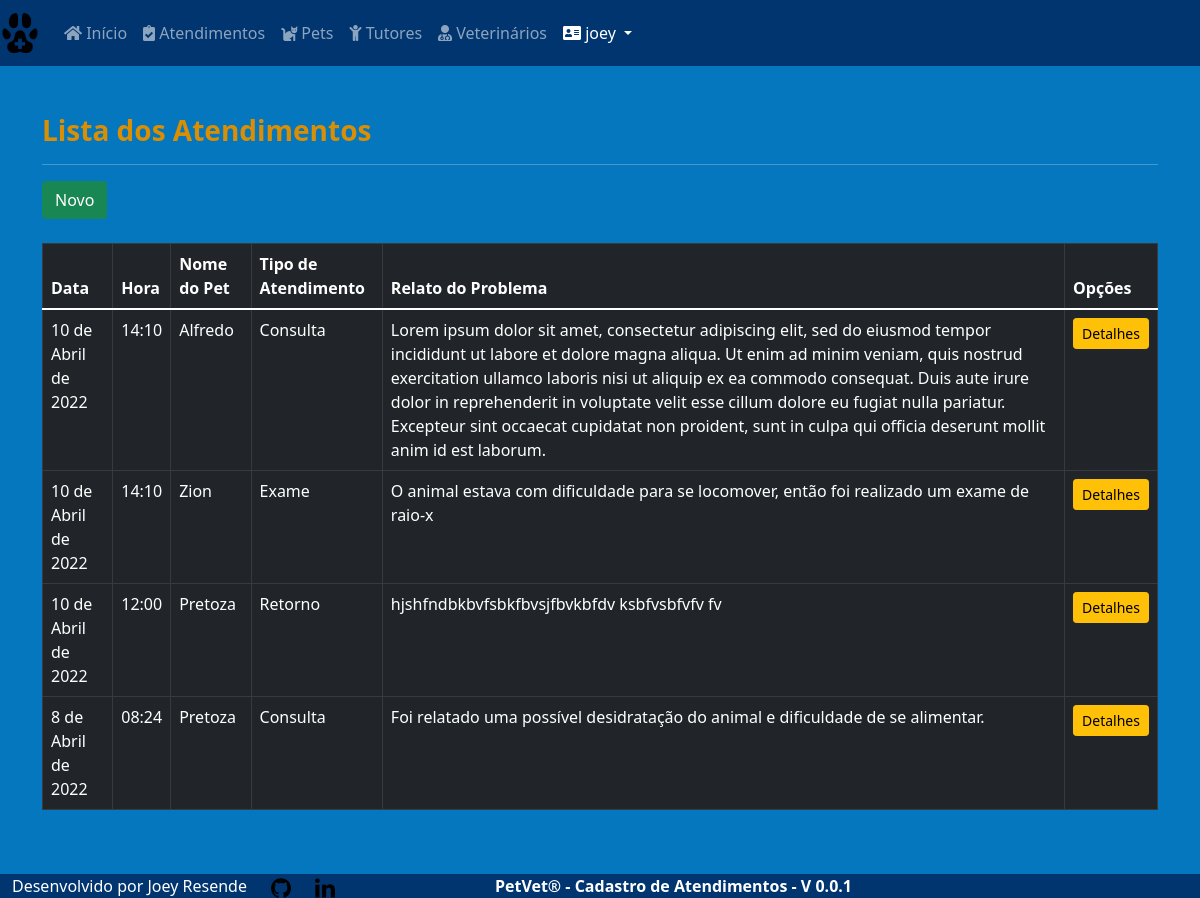
Page /core/medical_cares/ (signed in) on the earlier database version.
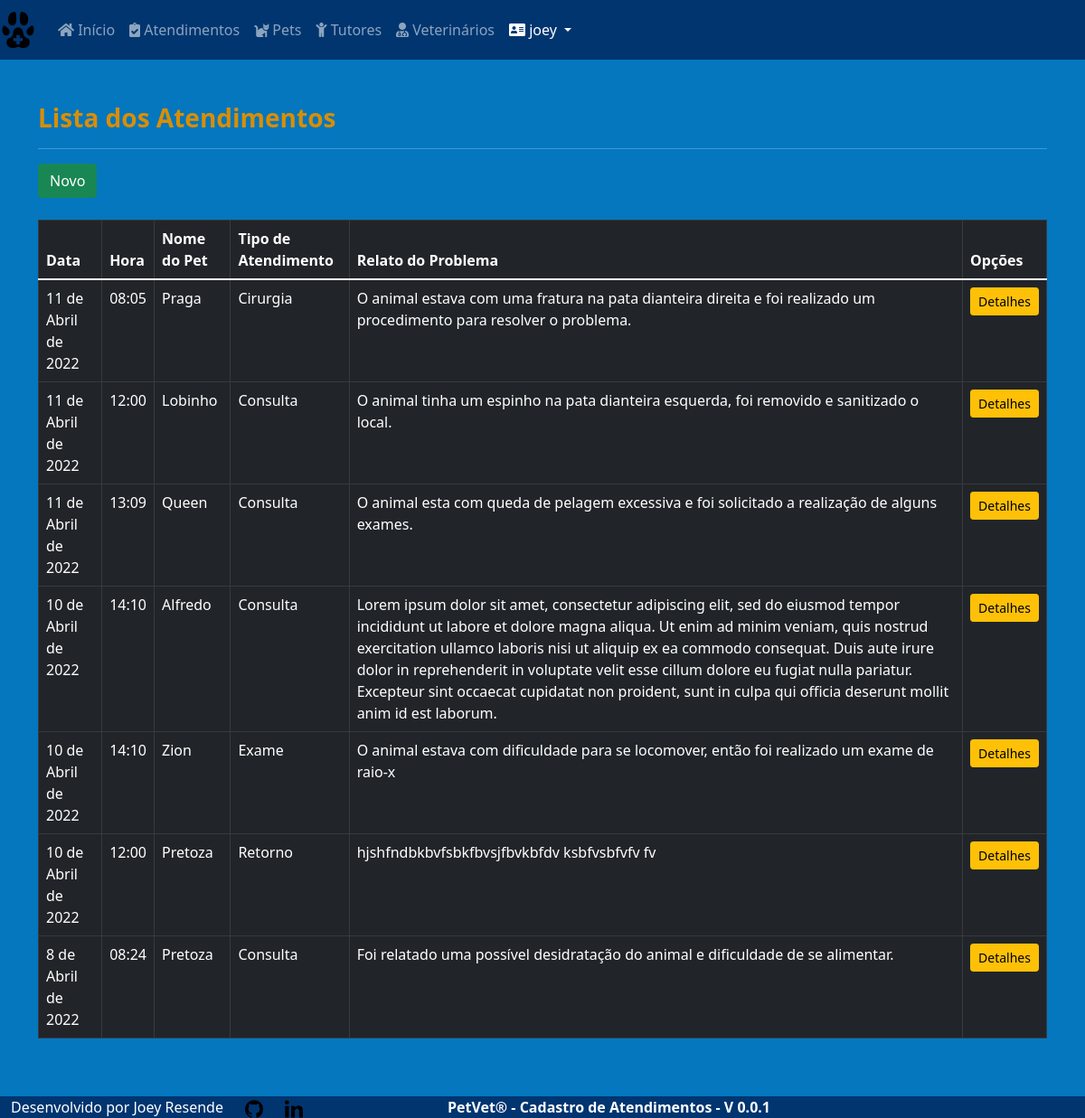
Same page on the later database version.
### core/models.py (models this page shows, shortened)
class MedicalCare(models.Model):
    id = models.AutoField(primary_key=True)
    date = models.DateField(default=date.today, verbose_name='Data')
    time = models.TimeField(verbose_name='Hora')
    pet_name = models.ForeignKey(
        'Pets', on_delete=models.PROTECT, null=True, verbose_name='Nome do Pet')
    procedure = models.CharField(
        max_length=8, choices=procedures, verbose_name='Tipo de atendimento')
    vet_name = models.ForeignKey(
        'Vet', on_delete=models.PROTECT, null=True, verbose_name='Veterinario')
    sedative = models.CharField(
        max_length=8, choices=type_sedative, default='Não', verbose_name='Tipo de sedativo')
    report = models.TextField(
        max_length=1000, verbose_name='Relato do problema')
    class Meta:
        ordering = ['-date']

class Pets(models.Model):
    id = models.AutoField(primary_key=True)
    pet_name = models.CharField(
        max_length=30, verbose_name='Nome do Pet')
    species = models.CharField(
        max_length=20, verbose_name='Espécie')
    breed = models.CharField(
        max_length=30, verbose_name='Raça')
    gender = models.CharField(
        max_length=5, choices=sex_status, verbose_name='Genêro')
    date_of_birth = models.DateField(
        null=True, blank=True, verbose_name='Data de Nascimento')
    castrated = models.CharField(
        max_length=3, choices=castrated_status, default='N', verbose_name='Castrado?')
    weight = models.DecimalField(
        max_digits=6, decimal_places=3, verbose_name='Peso')
    tutor_name = models.ForeignKey(
        'Tutor', on_delete=models.PROTECT, null=True, verbose_name="Nome do Tutor")
    class Meta:
        ordering = ['-id']
    def __str__(self):
        return self.pet_name

### core/views.py (the view)
# urls.py: path('medical_cares/', MedicalCareList.as_view(), name='medical_cares'),
class MedicalCareList(LoginRequiredMixin, ListView):
    login_url = reverse_lazy('login')
    model = MedicalCare
    template_name = 'core/medical_care_list.html'

### core/templates/core/medical_care_list.html (shortened to what this page needs)
{% extends 'core/base_model.html' %}
{% load static %}
{% block content %}
<h3><strong>Lista dos Atendimentos</strong></h3>
<hr>
<a href="{% url 'medical_care_new' %}" class="btn btn-success btn">Novo</a><br><br>
<div class="table-responsive">
  <table class="table table-bordered table-hover table-dark">
    <thead class="thead-dark bg-dark">
      <tr>
        <th>Data</th>
        <th>Hora</th>
        <th>Nome do Pet</th>
        <th>Tipo de Atendimento</th>
        <th>Relato do Problema</th>
        <th>Opções</th>
      </tr>
    </thead>
      {% for each in object_list %}
      <tr>
        <td>{{ each.date }}</td>
        <td>{{ each.time }}</td>
        <td>{{ each.pet_name }}</td>
        <td>{{ each.procedure }}</td>
        <td>{{ each.report }}</td>
        <td>
          <a href="{% url 'medical_care_detail' each.pk %}" class="btn btn-warning btn-sm">Detalhes</a>
        </td>
      </tr>
      {% empty %}
      <tr>
        <td colspan="6">Nenhum atendimento cadastrado.</td>
      </tr>
      {% endfor %}
  </table>
</div>
{% endblock %}

### core/templates/core/base_model.html (shortened to what this page needs)
{% load static %}
<!DOCTYPE html>
<html lang="pt-br" class="h-100">
<head>
    <link
      rel="stylesheet"
      href="https://cdn.jsdelivr.net/npm/bootstrap@5.1.3/dist/css/bootstrap.min.css"
    />
    <link rel="stylesheet" href="https://cdnjs.cloudflare.com/ajax/libs/font-awesome/5.11.2/css/all.css">
    <link rel="stylesheet" href="{% static 'css/styles.css' %}" />
</head>
 <body class="d-flex flex-column h-100">
    <main role="main" class="flex-shrink-0">
      {% block menu %}
      <header class="navbar navbar-expand navbar-dark flex-column flex-md-row bd-navbar">
          <a class="navbar-brand" href="{% url 'index' %}">
            <img src="{% static 'img/favicon.ico/' %}" height="40" alt="" />
          </a>
          <div class="navbar-nav-scroll">
          <div class="collapse navbar-collapse" id="navbarNavDropdown">
            <ul class="navbar-nav mr-auto">
              <li class="nav-item">
                <a class="nav-link" href="{% url 'index' %}">
                  <i class="fa fa-home" aria-hidden="true"></i>
                  Início
                </a>
              </li>
              <li class="nav-item">
                <a class="nav-link" href="{% url 'medical_cares' %}">
                  <i class="fas fa-clipboard-check" aria-hidden="true"></i>
                  Atendimentos
                </a>
              </li>
              <li class="nav-item">
                <a class="nav-link" href="{% url 'pets' %}">
                  <i class="fas fa-cat" aria-hidden="true"></i>
                  Pets
                </a>
              </li>
              <li class="nav-item">
                <a class="nav-link" href="{% url 'tutors' %}">
                  <i class="fas fa-child" aria-hidden="true"></i>
                  Tutores
                </a>
              </li>
              <li class="nav-item">
                <a class="nav-link" href="{% url 'vets' %}">
                  <i class="fas fa-user-md" aria-hidden="true"></i>
                  Veterinários
                </a>
              </li>
            </ul>
            <ul class="navbar-nav">
              {% if request.user.is_authenticated %}
              <li class="nav-item dropdown">
                <a
                  class="nav-link dropdown-toggle text-white"
                  href="#"
                  id="navbarDropdownMenuLink"
                  role="button"
                  data-toggle="dropdown"
                  aria-haspopup="true"
                  aria-expanded="false"
                >
                  <i class="fas fa-address-card" aria-hidden="true"></i>
                  <span id="username">{{ request.user }}</span>
                </a>
              </li>
              {% endif %}
            </ul>
          </div>
          </div>
      </header>
      {% endblock %}
      <div class="container py-5">
        {% block content %}
        {% endblock %}
      </div>
    </main>
    <footer class="mt-auto">
      {% block footer %}
      <div class="container-fluid text-center">
          <div class="row">
            <div class="col-md-auto">
                <span>Desenvolvido por Joey Resende</span>
            </div>
            <div class="col-md-auto">
                <a href="https://github.com/Joey-Resende" target="_blank">
                  <img src="{% static 'img/github_logo_icon.png' %}" height="20" alt="logo github">
                </a>
            </div>
            <div class="col-md-auto">
                <a href="https://www.linkedin.com/in/givanildo-resende/" target="_blank">
                  <img src="{% static 'img/linkedin_logo_icon.png' %}" height="20" alt="logo linkedin">
                </a>
            </div>
            <div class="col">
                <span><strong>PetVet® - Cadastro de Atendimentos - V 0.0.1</strong></span>
            </div>
            <div class="col-2">
          </div>
      </div>
      {% endblock %}
    </footer>
  </body>
</html>

### static/css/styles.css (style rules this page uses)
:root { --preto: #000000; --branco-1: #ffffff; --branco-2: #E0E2DD; --azul-1: #0477BF; --azul-2: #0388A6; --azul-3: #003570; --amarelo-1: #F2CB05; --amarelo-2: #D98E04; }
body { background-color: var(--azul-1); color: var(--preto); }
h3 { color: var(--amarelo-2); }
div { color: var(--branco-1); }
.navbar { background-color: var(--azul-3); color: var(--amarelo-2); }
#navbarNavDropdown { color: var(--amarelo-2); }
footer { background-color: var(--azul-3); }

Differences in the rows shown:
added MedicalCare: date "11 de Abril de 2022", time "08:05", pet_name "Praga", procedure "Cirurgia", report "O animal estava com uma fratura na pata dianteira direita e foi realizado um procedimento para resolver o problema."
added MedicalCare: date "11 de Abril de 2022", time "12:00", pet_name "Lobinho", procedure "Consulta", report "O animal tinha um espinho na pata dianteira esquerda, foi removido e sanitizado o local."
added MedicalCare: date "11 de Abril de 2022", time "13:09", pet_name "Queen", procedure "Consulta", report "O animal esta com queda de pelagem excessiva e foi solicitado a realização de alguns exames."
